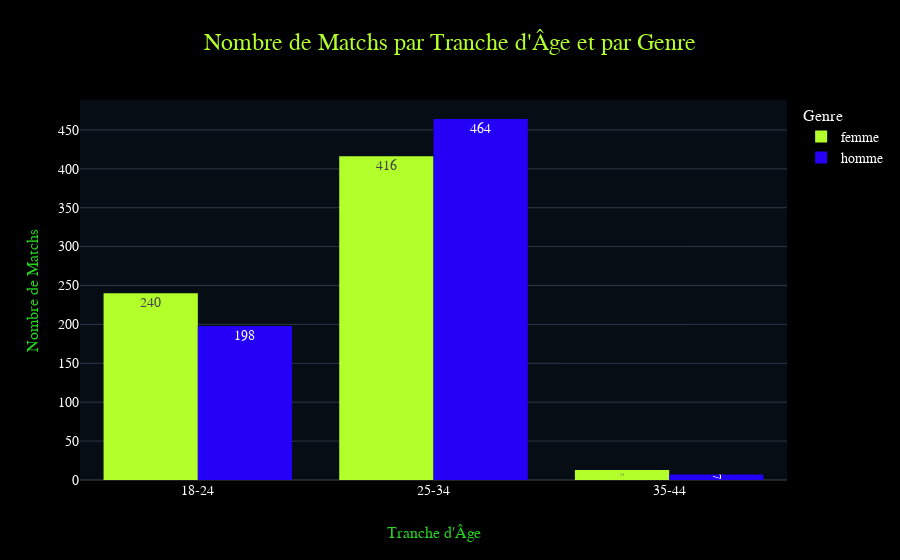

Write notebook code for a chart like this one.
### Code cell
# representation graphique du découpage par tranche d'age et par sexe
fig= px.bar(
    age_match_counts.unstack().fillna(0),
    barmode='group',
    title="Nombre de Matchs par Tranche d'Âge et par Genre",
    labels={"value": "Nombre de Matchs", "tranche_age": "Tranche d'Âge", "genre": "Genre"},
    template="nicolas_herve",
    color_discrete_sequence=COLOR_PALETTE
)
fig.update_traces(texttemplate='%{y}', textposition='inside')
fig.show()

### Figure 1 — Plotly figure (JSON) as saved in the notebook; plotly's stock layout.template omitted (floating-point values rounded to 4 significant figures)
{"data": [{"alignmentgroup": "True", "hovertemplate": "Genre=femme<br>Tranche d'Âge=%{x}<br>Nombre de Matchs=%{y}<extra></extra>", "legendgroup": "femme", "marker": {"color": "#B2FF2B", "pattern": {"shape": ""}}, "name": "femme", "offsetgroup": "femme", "orientation": "v", "showlegend": true, "textposition": "inside", "texttemplate": "%{y}", "type": "bar", "x": ["18-24", "25-34", "35-44"], "xaxis": "x", "y": [240, 416, 13], "yaxis": "y"}, {"alignmentgroup": "True", "hovertemplate": "Genre=homme<br>Tranche d'Âge=%{x}<br>Nombre de Matchs=%{y}<extra></extra>", "legendgroup": "homme", "marker": {"color": "#2500F6", "pattern": {"shape": ""}}, "name": "homme", "offsetgroup": "homme", "orientation": "v", "showlegend": true, "textposition": "inside", "texttemplate": "%{y}", "type": "bar", "x": ["18-24", "25-34", "35-44"], "xaxis": "x", "y": [198, 464, 7], "yaxis": "y"}], "layout": {"barmode": "group", "legend": {"title": {"text": "Genre"}, "tracegroupgap": 0}, "title": {"text": "Nombre de Matchs par Tranche d'Âge et par Genre"}, "xaxis": {"anchor": "y", "domain": [0, 1], "title": {"text": "Tranche d'Âge"}}, "yaxis": {"anchor": "x", "domain": [0, 1], "title": {"text": "Nombre de Matchs"}}}}
